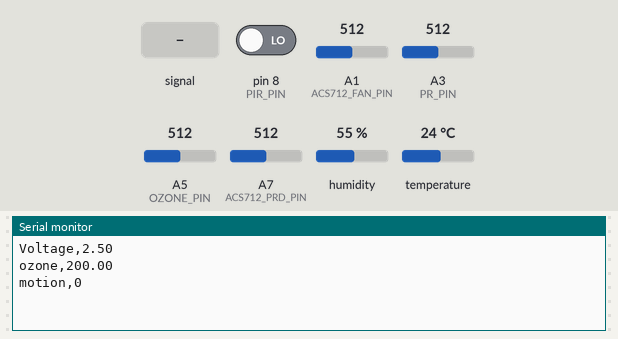
This sketch was run on a simulated Arduino Nano, built with avr-gcc and run on an emulated ATmega328P. Parts: the last lines printed to the serial monitor. The inputs (shaded band) are chosen by the test bench; at power-on: humidity 55 %, A1 (ACS712_FAN_PIN) = 512, A5 (OZONE_PIN) = 512, A3 (PR_PIN) = 512, pin 8 (PIR_PIN) LOW, A7 (ACS712_PRD_PIN) = 512, temperature 24 °C.

Above: at 1.2 s.
1.3 s: A1 (ACS712_FAN_PIN) fed a 50 Hz sine of ±306 counts around its level
4.0 s: A5 (OZONE_PIN) fed a 200 Hz sine of ±81 counts around its level
10.5 s: humidity set to 22 %
At 11.9 s:
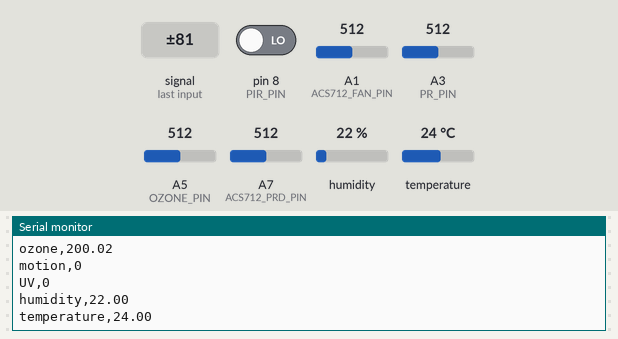
12.0 s: A1 (ACS712_FAN_PIN) set to 716
At 13.1 s:
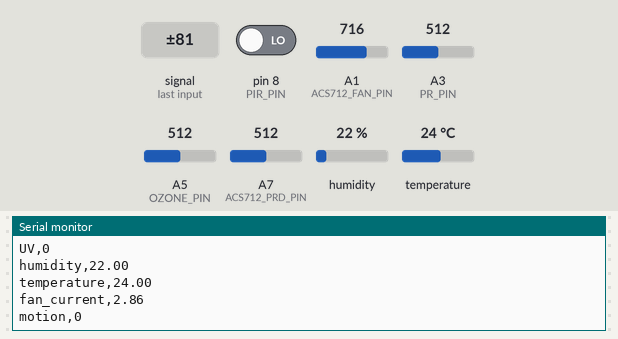
13.5 s: A5 (OZONE_PIN) set to 716
At 14.9 s:
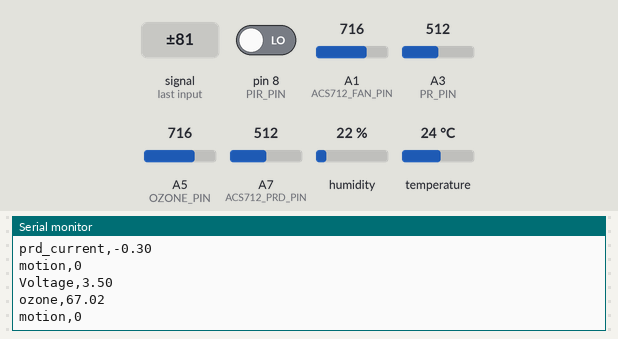
15.0 s: A3 (PR_PIN) set to 90
At 16.8 s:
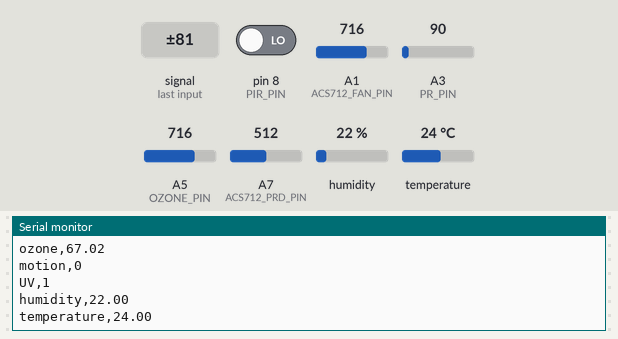
Timing chart, 0 to 17.5 s (numbered marks = the images above; inputs shaded):
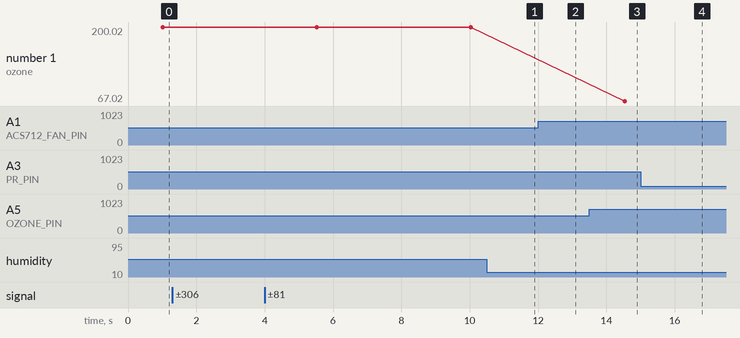

Measured:
- after the input at 10.5 s, the serial monitor: prints a new line after 1.0 s (image 1)
- after the input at 12.0 s, the serial monitor: prints a new line after 0.52 s (image 2)
- after the input at 13.5 s, the serial monitor: prints a new line after 1.0 s (image 3)
- after the input at 15.0 s, the serial monitor: prints a new line after 1.0 s (image 4)
- plotted number 1: 200 → 200.02 after the input at 4.0 s, 200.02 → 67.02 after the input at 13.5 s

The sketch:

project.ino
```cpp
#include <DHT.h>
#include <SoftwareSerial.h>

#define PIR_PIN 8
#define LED_PIN 13
#define ACS712_PRD_PIN A7
#define ACS712_FAN_PIN A1
#define PR_PIN A3
#define PR_MIN 100
#define OZONE_PIN A5
#define PM25_SRX 7
#define PM25_STX 6
#define DHTPIN 11
#define DHTTYPE DHT22
DHT dht(DHTPIN, DHTTYPE);
SoftwareSerial PMSerial(PM25_SRX, PM25_STX); /* (RX, TX) */
void call_acs712_fan()
{
  char buffer[32];
  int counter = 0, ivalue;
  float voltage = 0;
  uint32_t start_time = millis();
  while((millis() - start_time) < 1000)
  {
    voltage += analogRead(ACS712_FAN_PIN) * 0.0049;
    counter++;
  }
  voltage /= counter;
  Serial.print("fan_current,");
  Serial.print((voltage - 2.5) / 0.185);
  Serial.print("\n");
}

void call_acs712_prd()
{
  int read_value;
  int max_value = 0;
  int min_value = 1024;
  int mVperAmp = 185;
  float voltage = 0;
  float VRMS = 0;
  float AmpsRMS = 0;
  uint32_t start_time = millis();
  while((millis() - start_time) < 1000)
  {
    read_value = analogRead(ACS712_PRD_PIN);
    if(read_value > max_value)
      max_value = read_value;
    if(read_value < min_value)
      min_value = read_value;
  }

  voltage = ((max_value - min_value) * 5.0) / 1024;
  VRMS = (voltage / 2.0) * 0.707;
  AmpsRMS = (VRMS * 1000) / mVperAmp;
  Serial.print("prd_current,");
  Serial.print(AmpsRMS - 0.3);
  Serial.print("\n");
}

void call_dht22()
{
  Serial.print("humidity,");
  Serial.print(dht.readHumidity());
  Serial.print("\n");
  Serial.print("temperature,");
  Serial.print(dht.readTemperature());
  Serial.print("\n");
}

void call_PIR()
{
  int pir_status;

  if(digitalRead(PIR_PIN))
    Serial.print("motion,1\n");
  else
    Serial.print("motion,0\n");
}

void call_PR()
{
  if(analogRead(PR_PIN) > PR_MIN)
    Serial.print("UV,0\n");
  else
    Serial.print("UV,1\n");
}

void call_ozone()
{
  int counter;
  float ozone, voltage, ppb, ozone_min = 100.0;
  uint32_t start_time = millis();

  while((millis() - start_time) < 1000)
  {
    ozone += analogRead(OZONE_PIN);
    counter++;
  }

  ozone /= counter;
  voltage = ozone / 1024.0 * 5;

  if(voltage <= 2.5 && voltage >= 1.7)
    ppb = (2.5 - voltage) * 1000 + 200;
  else if(voltage < 4)
    ppb = (4 - voltage) * 133;
  else
    ppb = 0;

  Serial.print("Voltage,");
  Serial.print(voltage);
  Serial.print("\n");
  Serial.print("ozone,");
  Serial.print(ppb);
  Serial.print("\n");
}

int check_value(unsigned char *buffer, int buffer_length)
{
  int i, sum = 0, flag = 0;
  for(i = 0; i < (buffer_length - 2); i++)
    sum += buffer[i];
  sum += 0x42;

  if(sum == ((buffer[buffer_length - 2] << 8) + buffer[buffer_length - 1]))
    flag = 1;

  return flag;
}

void call_PM25()
{
  int buffer_length = 31;
  unsigned char buffer[buffer_length]; /* 0x42 + 31 bytes equals to 32 bytes */

  if(PMSerial.find(0x42))
  {
    PMSerial.readBytes(buffer, buffer_length);
    if(buffer[0] == 0x4d && check_value(buffer, buffer_length))
    {
      Serial.print("PM25,");
      Serial.print((buffer[5] << 8) + buffer[6]);
      Serial.print("\n");
    }
  }
}

void setup()
{
  Serial.begin(9600);
  PMSerial.begin(9600);
  PMSerial.setTimeout(1500);
  dht.begin();
}

void loop()
{
  /* First 1 seconds. */
  call_ozone();
  call_PIR();
  call_PM25();
  call_PR();
  call_dht22();
  /* Second 1.5 seconds. */
  call_acs712_fan();
  call_PIR();
  /* Third 1 seconds. */
  call_acs712_prd();
  call_PIR();
}
```
